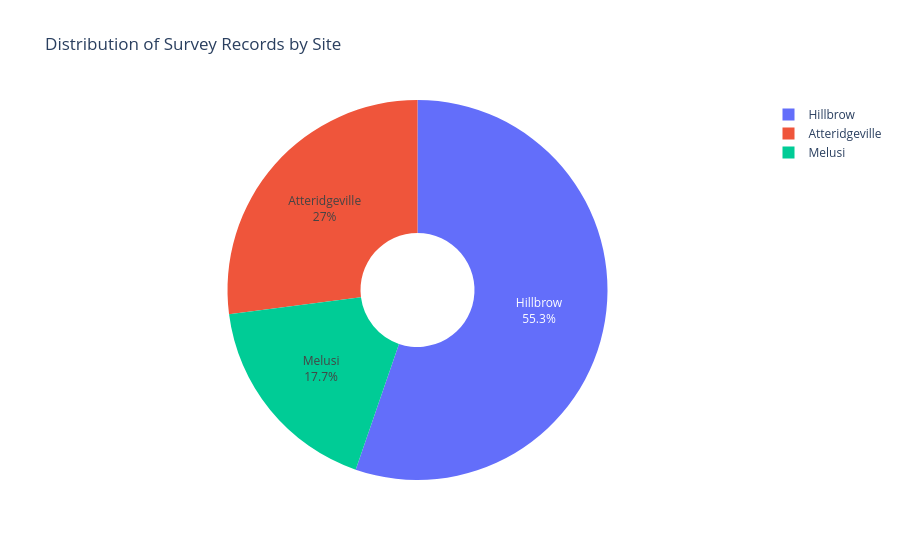

The notebook cell saved with this chart:
### Markdown cell above
### Survey Distrution

### Code cell
fig = px.pie(
    site_counts,
    names="Site",
    values="Count",
    title="Distribution of Survey Records by Site",
    hole=0.3
)

fig.update_traces(textinfo="percent+label")

fig.show()

### Figure 1 — Plotly figure (JSON) as saved in the notebook; plotly's stock layout.template omitted (floating-point values rounded to 4 significant figures)
{"data": [{"domain": {"x": [0, 1], "y": [0, 1]}, "hole": 0.3, "hovertemplate": "Site=%{label}<br>Count=%{value}<extra></extra>", "labels": ["Hillbrow", "Atteridgeville", "Melusi"], "legendgroup": "", "name": "", "showlegend": true, "textinfo": "percent+label", "type": "pie", "values": [25488, 12469, 8155]}], "layout": {"legend": {"tracegroupgap": 0}, "title": {"text": "Distribution of Survey Records by Site"}}}
